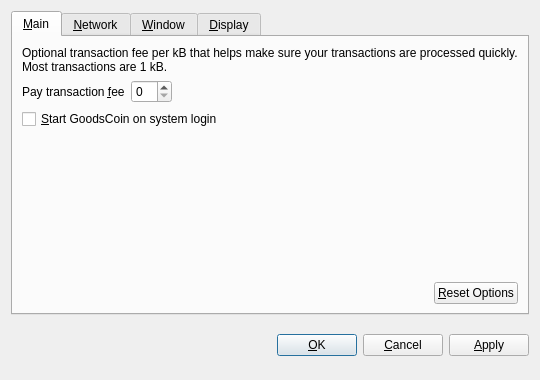
<?xml version="1.0" encoding="UTF-8"?>
<ui version="4.0">
 <class>OptionsDialog</class>
 <widget class="QDialog" name="OptionsDialog">
  <property name="geometry">
   <rect>
    <x>0</x>
    <y>0</y>
    <width>540</width>
    <height>380</height>
   </rect>
  </property>
  <property name="windowTitle">
   <string>Options</string>
  </property>
  <property name="modal">
   <bool>true</bool>
  </property>
  <layout class="QVBoxLayout" name="verticalLayout">
   <item>
    <widget class="QTabWidget" name="tabWidget">
     <property name="tabPosition">
      <enum>QTabWidget::North</enum>
     </property>
     <property name="currentIndex">
      <number>0</number>
     </property>
     <widget class="QWidget" name="tabMain">
      <attribute name="title">
       <string>&amp;Main</string>
      </attribute>
      <layout class="QVBoxLayout" name="verticalLayout_Main">
       <item>
        <widget class="QLabel" name="transactionFeeInfoLabel">
         <property name="text">
          <string>Optional transaction fee per kB that helps make sure your transactions are processed quickly. Most transactions are 1 kB.</string>
         </property>
         <property name="textFormat">
          <enum>Qt::PlainText</enum>
         </property>
         <property name="wordWrap">
          <bool>true</bool>
         </property>
        </widget>
       </item>
       <item>
        <layout class="QHBoxLayout" name="horizontalLayout_1_Main">
         <item>
          <widget class="QLabel" name="transactionFeeLabel">
           <property name="text">
            <string>Pay transaction &amp;fee</string>
           </property>
           <property name="textFormat">
            <enum>Qt::PlainText</enum>
           </property>
           <property name="buddy">
            <cstring>transactionFee</cstring>
           </property>
          </widget>
         </item>
         <item>
          <widget class="BitcoinAmountField" name="transactionFee"/>
         </item>
         <item>
          <spacer name="horizontalSpacer_1_Main">
           <property name="orientation">
            <enum>Qt::Horizontal</enum>
           </property>
           <property name="sizeHint" stdset="0">
            <size>
             <width>40</width>
             <height>20</height>
            </size>
           </property>
          </spacer>
         </item>
        </layout>
       </item>
       <item>
        <widget class="QCheckBox" name="bitcoinAtStartup">
         <property name="toolTip">
          <string>Automatically start GoodsCoin after logging in to the system.</string>
         </property>
         <property name="text">
          <string>&amp;Start GoodsCoin on system login</string>
         </property>
        </widget>
       </item>
       <item>
        <spacer name="verticalSpacer_Main">
         <property name="orientation">
          <enum>Qt::Vertical</enum>
         </property>
         <property name="sizeHint" stdset="0">
          <size>
           <width>20</width>
           <height>40</height>
          </size>
         </property>
        </spacer>
       </item>
       <item>
        <layout class="QHBoxLayout" name="horizontalLayout_2_Main">
         <item>
          <spacer name="horizontalSpacer_2_Main">
           <property name="orientation">
            <enum>Qt::Horizontal</enum>
           </property>
           <property name="sizeHint" stdset="0">
            <size>
             <width>40</width>
             <height>20</height>
            </size>
           </property>
          </spacer>
         </item>
         <item>
          <widget class="QPushButton" name="resetButton">
           <property name="toolTip">
            <string>Reset all client options to default.</string>
           </property>
           <property name="text">
            <string>&amp;Reset Options</string>
           </property>
           <property name="autoDefault">
            <bool>false</bool>
           </property>
          </widget>
         </item>
        </layout>
       </item>
      </layout>
     </widget>
     <widget class="QWidget" name="tabNetwork">
      <attribute name="title">
       <string>&amp;Network</string>
      </attribute>
      <layout class="QVBoxLayout" name="verticalLayout_Network">
       <item>
        <widget class="QCheckBox" name="mapPortUpnp">
         <property name="toolTip">
          <string>Automatically open the GoodsCoin client port on the router. This only works when your router supports UPnP and it is enabled.</string>
         </property>
         <property name="text">
          <string>Map port using &amp;UPnP</string>
         </property>
        </widget>
       </item>
       <item>
        <widget class="QCheckBox" name="connectSocks">
         <property name="toolTip">
          <string>Connect to the GoodsCoin network through a SOCKS proxy (e.g. when connecting through Tor).</string>
         </property>
         <property name="text">
          <string>&amp;Connect through SOCKS proxy:</string>
         </property>
        </widget>
       </item>
       <item>
        <layout class="QHBoxLayout" name="horizontalLayout_Network">
         <item>
          <widget class="QLabel" name="proxyIpLabel">
           <property name="text">
            <string>Proxy &amp;IP:</string>
           </property>
           <property name="textFormat">
            <enum>Qt::PlainText</enum>
           </property>
           <property name="buddy">
            <cstring>proxyIp</cstring>
           </property>
          </widget>
         </item>
         <item>
          <widget class="QValidatedLineEdit" name="proxyIp">
           <property name="maximumSize">
            <size>
             <width>140</width>
             <height>16777215</height>
            </size>
           </property>
           <property name="toolTip">
            <string>IP address of the proxy (e.g. 127.0.0.1)</string>
           </property>
          </widget>
         </item>
         <item>
          <widget class="QLabel" name="proxyPortLabel">
           <property name="text">
            <string>&amp;Port:</string>
           </property>
           <property name="textFormat">
            <enum>Qt::PlainText</enum>
           </property>
           <property name="buddy">
            <cstring>proxyPort</cstring>
           </property>
          </widget>
         </item>
         <item>
          <widget class="QLineEdit" name="proxyPort">
           <property name="maximumSize">
            <size>
             <width>55</width>
             <height>16777215</height>
            </size>
           </property>
           <property name="toolTip">
            <string>Port of the proxy (e.g. 9050)</string>
           </property>
          </widget>
         </item>
         <item>
          <widget class="QLabel" name="socksVersionLabel">
           <property name="text">
            <string>SOCKS &amp;Version:</string>
           </property>
           <property name="textFormat">
            <enum>Qt::PlainText</enum>
           </property>
           <property name="buddy">
            <cstring>socksVersion</cstring>
           </property>
          </widget>
         </item>
         <item>
          <widget class="QValueComboBox" name="socksVersion">
           <property name="toolTip">
            <string>SOCKS version of the proxy (e.g. 5)</string>
           </property>
          </widget>
         </item>
         <item>
          <spacer name="horizontalSpacer_Network">
           <property name="orientation">
            <enum>Qt::Horizontal</enum>
           </property>
           <property name="sizeHint" stdset="0">
            <size>
             <width>40</width>
             <height>20</height>
            </size>
           </property>
          </spacer>
         </item>
        </layout>
       </item>
       <item>
        <spacer name="verticalSpacer_Network">
         <property name="orientation">
          <enum>Qt::Vertical</enum>
         </property>
         <property name="sizeHint" stdset="0">
          <size>
           <width>20</width>
           <height>40</height>
          </size>
         </property>
        </spacer>
       </item>
      </layout>
     </widget>
     <widget class="QWidget" name="tabWindow">
      <attribute name="title">
       <string>&amp;Window</string>
      </attribute>
      <layout class="QVBoxLayout" name="verticalLayout_Window">
       <item>
        <widget class="QCheckBox" name="minimizeToTray">
         <property name="toolTip">
          <string>Show only a tray icon after minimizing the window.</string>
         </property>
         <property name="text">
          <string>&amp;Minimize to the tray instead of the taskbar</string>
         </property>
        </widget>
       </item>
       <item>
        <widget class="QCheckBox" name="minimizeOnClose">
         <property name="toolTip">
          <string>Minimize instead of exit the application when the window is closed. When this option is enabled, the application will be closed only after selecting Quit in the menu.</string>
         </property>
         <property name="text">
          <string>M&amp;inimize on close</string>
         </property>
        </widget>
       </item>
       <item>
        <spacer name="verticalSpacer_Window">
         <property name="orientation">
          <enum>Qt::Vertical</enum>
         </property>
         <property name="sizeHint" stdset="0">
          <size>
           <width>20</width>
           <height>40</height>
          </size>
         </property>
        </spacer>
       </item>
      </layout>
     </widget>
     <widget class="QWidget" name="tabDisplay">
      <attribute name="title">
       <string>&amp;Display</string>
      </attribute>
      <layout class="QVBoxLayout" name="verticalLayout_Display">
       <item>
        <layout class="QHBoxLayout" name="horizontalLayout_1_Display">
         <item>
          <widget class="QLabel" name="langLabel">
           <property name="text">
            <string>User Interface &amp;language:</string>
           </property>
           <property name="textFormat">
            <enum>Qt::PlainText</enum>
           </property>
           <property name="buddy">
            <cstring>lang</cstring>
           </property>
          </widget>
         </item>
         <item>
          <widget class="QValueComboBox" name="lang">
           <property name="toolTip">
            <string>The user interface language can be set here. This setting will take effect after restarting GoodsCoin.</string>
           </property>
          </widget>
         </item>
        </layout>
       </item>
       <item>
        <layout class="QHBoxLayout" name="horizontalLayout_2_Display">
         <item>
          <widget class="QLabel" name="unitLabel">
           <property name="text">
            <string>&amp;Unit to show amounts in:</string>
           </property>
           <property name="textFormat">
            <enum>Qt::PlainText</enum>
           </property>
           <property name="buddy">
            <cstring>unit</cstring>
           </property>
          </widget>
         </item>
         <item>
          <widget class="QValueComboBox" name="unit">
           <property name="toolTip">
            <string>Choose the default subdivision unit to show in the interface and when sending coins.</string>
           </property>
          </widget>
         </item>
        </layout>
       </item>
       <item>
        <widget class="QCheckBox" name="displayAddresses">
         <property name="toolTip">
          <string>Whether to show GoodsCoin addresses in the transaction list or not.</string>
         </property>
         <property name="text">
          <string>&amp;Display addresses in transaction list</string>
         </property>
        </widget>
       </item>
       <item>
        <widget class="QCheckBox" name="coinControlFeatures">
         <property name="toolTip">
          <string>Whether to show coin control features or not.</string>
         </property>
         <property name="text">
          <string>Display coin &amp;control features (experts only!)</string>
         </property>
        </widget>
       </item>
       <item>
        <spacer name="verticalSpacer_Display">
         <property name="orientation">
          <enum>Qt::Vertical</enum>
         </property>
         <property name="sizeHint" stdset="0">
          <size>
           <width>20</width>
           <height>40</height>
          </size>
         </property>
        </spacer>
       </item>
      </layout>
     </widget>
    </widget>
   </item>
   <item>
    <layout class="QHBoxLayout" name="horizontalLayout_Buttons">
     <item>
      <spacer name="horizontalSpacer_1">
       <property name="orientation">
        <enum>Qt::Horizontal</enum>
       </property>
       <property name="sizeHint" stdset="0">
        <size>
         <width>40</width>
         <height>48</height>
        </size>
       </property>
      </spacer>
     </item>
     <item>
      <widget class="QLabel" name="statusLabel">
       <property name="font">
        <font>
         <weight>75</weight>
         <bold>true</bold>
        </font>
       </property>
       <property name="text">
        <string/>
       </property>
       <property name="textFormat">
        <enum>Qt::PlainText</enum>
       </property>
       <property name="wordWrap">
        <bool>true</bool>
       </property>
      </widget>
     </item>
     <item>
      <spacer name="horizontalSpacer_2">
       <property name="orientation">
        <enum>Qt::Horizontal</enum>
       </property>
       <property name="sizeHint" stdset="0">
        <size>
         <width>40</width>
         <height>48</height>
        </size>
       </property>
      </spacer>
     </item>
     <item>
      <widget class="QPushButton" name="okButton">
       <property name="text">
        <string>&amp;OK</string>
       </property>
      </widget>
     </item>
     <item>
      <widget class="QPushButton" name="cancelButton">
       <property name="text">
        <string>&amp;Cancel</string>
       </property>
       <property name="autoDefault">
        <bool>false</bool>
       </property>
      </widget>
     </item>
     <item>
      <widget class="QPushButton" name="applyButton">
       <property name="text">
        <string>&amp;Apply</string>
       </property>
       <property name="autoDefault">
        <bool>false</bool>
       </property>
      </widget>
     </item>
    </layout>
   </item>
  </layout>
 </widget>
 <customwidgets>
  <customwidget>
   <class>BitcoinAmountField</class>
   <extends>QSpinBox</extends>
   <header>bitcoinamountfield.h</header>
  </customwidget>
  <customwidget>
   <class>QValueComboBox</class>
   <extends>QComboBox</extends>
   <header>qvaluecombobox.h</header>
  </customwidget>
  <customwidget>
   <class>QValidatedLineEdit</class>
   <extends>QLineEdit</extends>
   <header>qvalidatedlineedit.h</header>
  </customwidget>
 </customwidgets>
 <resources/>
 <connections/>
</ui>
